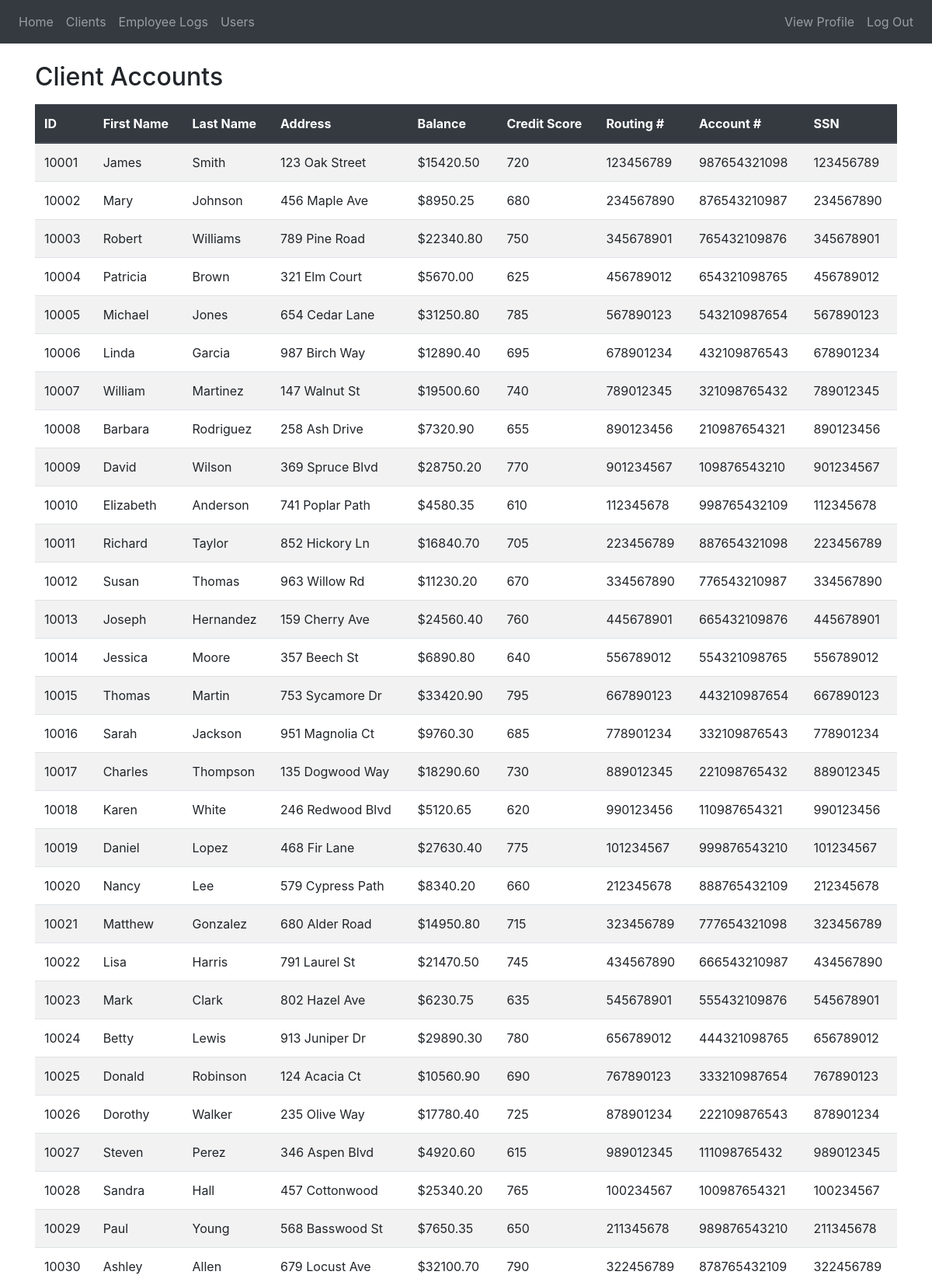
The page /clients (signed in, upper part) on the database its author committed.
### website/models.py (models this page shows)
class Customer(db.Model):
    customerNum = db.Column(db.Integer, primary_key=True, nullable=False)
    customerFirst = db.Column(db.String(150))
    customerLast = db.Column(db.String(150))
    address = db.Column(db.String(20))
    balance = db.Column(db.Float)
    creditScore = db.Column(db.Integer)
    bankNumR = db.Column(db.Integer)
    bankNumA = db.Column(db.String(12))
    SSN = db.Column(db.Integer)

### website/views.py (the view)
@views.route('/clients')
@login_required
def customers():
    all_customers = Customer.query.all()
    return render_template("clients.html", customers=all_customers, user=current_user)

### website/templates/clients.html
{% extends "base.html" %}{% block title %}View Clients{% endblock %}
{% block content %}
<h2 class="mt-4">Client Accounts</h2>
<table class="table table-striped table-hover mt-3">
  <thead class="thead-dark">
    <tr>
      <th>ID</th>
      <th>First Name</th>
      <th>Last Name</th>
      <th>Address</th>
      <th>Balance</th>
      <th>Credit Score</th>
      <th>Routing #</th>
      <th>Account #</th>
      <th>SSN</th>
    </tr>
  </thead>
  <tbody>
    {% for c in customers %}
    <tr>
      <td>{{ c.customerNum }}</td>
      <td>{{ c.customerFirst }}</td>
      <td>{{ c.customerLast }}</td>
      <td>{{ c.address }}</td>
      <td>${{ "%.2f"|format(c.balance) }}</td>
      <td>{{ c.creditScore }}</td>
      {% if user.role in ['admin', 'owner'] %}
        <td>{{ c.bankNumR }}</td>
      {% else %}
        <td>*****{{ (c.bankNumR|string)[-4:] }}</td>
      {% endif %}
      {% if current_user.role in ['admin','owner'] %}
        <td>{{ c.bankNumA }}</td>
        <td>{{ c.SSN }}</td>
      {% else %}
        <td>****{{ c.bankNumA[-4:] }}</td>
        <td>***-**-{{ ("%09d"|format(c.SSN))[-4:] }}</td>
      {% endif %}
    </tr>
    {% endfor %}
  </tbody>
</table>
{% endblock %}

### rows shown on the page
Customer: customerNum "10001", customerFirst "James", customerLast "Smith", address "123 Oak Street", balance "15420.50", creditScore "720", bankNumR "123456789", bankNumA "987654321098", SSN "123456789"
Customer: customerNum "10002", customerFirst "Mary", customerLast "Johnson", address "456 Maple Ave", balance "8950.25", creditScore "680", bankNumR "234567890", bankNumA "876543210987", SSN "234567890"
Customer: customerNum "10003", customerFirst "Robert", customerLast "Williams", address "789 Pine Road", balance "22340.80", creditScore "750", bankNumR "345678901", bankNumA "765432109876", SSN "345678901"
Customer: customerNum "10004", customerFirst "Patricia", customerLast "Brown", address "321 Elm Court", balance "5670.00", creditScore "625", bankNumR "456789012", bankNumA "654321098765", SSN "456789012"
Customer: customerNum "10005", customerFirst "Michael", customerLast "Jones", address "654 Cedar Lane", balance "31250.80", creditScore "785", bankNumR "567890123", bankNumA "543210987654", SSN "567890123"
Customer: customerNum "10006", customerFirst "Linda", customerLast "Garcia", address "987 Birch Way", balance "12890.40", creditScore "695", bankNumR "678901234", bankNumA "432109876543", SSN "678901234"
Customer: customerNum "10007", customerFirst "William", customerLast "Martinez", address "147 Walnut St", balance "19500.60", creditScore "740", bankNumR "789012345", bankNumA "321098765432", SSN "789012345"
Customer: customerNum "10008", customerFirst "Barbara", customerLast "Rodriguez", address "258 Ash Drive", balance "7320.90", creditScore "655", bankNumR "890123456", bankNumA "210987654321", SSN "890123456"
Customer: customerNum "10009", customerFirst "David", customerLast "Wilson", address "369 Spruce Blvd", balance "28750.20", creditScore "770", bankNumR "901234567", bankNumA "109876543210", SSN "901234567"
Customer: customerNum "10010", customerFirst "Elizabeth", customerLast "Anderson", address "741 Poplar Path", balance "4580.35", creditScore "610", bankNumR "112345678", bankNumA "998765432109", SSN "112345678"
Customer: customerNum "10011", customerFirst "Richard", customerLast "Taylor", address "852 Hickory Ln", balance "16840.70", creditScore "705", bankNumR "223456789", bankNumA "887654321098", SSN "223456789"
Customer: customerNum "10012", customerFirst "Susan", customerLast "Thomas", address "963 Willow Rd", balance "11230.20", creditScore "670", bankNumR "334567890", bankNumA "776543210987", SSN "334567890"
Customer: customerNum "10013", customerFirst "Joseph", customerLast "Hernandez", address "159 Cherry Ave", balance "24560.40", creditScore "760", bankNumR "445678901", bankNumA "665432109876", SSN "445678901"
Customer: customerNum "10014", customerFirst "Jessica", customerLast "Moore", address "357 Beech St", balance "6890.80", creditScore "640", bankNumR "556789012", bankNumA "554321098765", SSN "556789012"
Customer: customerNum "10015", customerFirst "Thomas", customerLast "Martin", address "753 Sycamore Dr", balance "33420.90", creditScore "795", bankNumR "667890123", bankNumA "443210987654", SSN "667890123"
Customer: customerNum "10016", customerFirst "Sarah", customerLast "Jackson", address "951 Magnolia Ct", balance "9760.30", creditScore "685", bankNumR "778901234", bankNumA "332109876543", SSN "778901234"
Customer: customerNum "10017", customerFirst "Charles", customerLast "Thompson", address "135 Dogwood Way", balance "18290.60", creditScore "730", bankNumR "889012345", bankNumA "221098765432", SSN "889012345"
Customer: customerNum "10018", customerFirst "Karen", customerLast "White", address "246 Redwood Blvd", balance "5120.65", creditScore "620", bankNumR "990123456", bankNumA "110987654321", SSN "990123456"
Customer: customerNum "10019", customerFirst "Daniel", customerLast "Lopez", address "468 Fir Lane", balance "27630.40", creditScore "775", bankNumR "101234567", bankNumA "999876543210", SSN "101234567"
Customer: customerNum "10020", customerFirst "Nancy", customerLast "Lee", address "579 Cypress Path", balance "8340.20", creditScore "660", bankNumR "212345678", bankNumA "888765432109", SSN "212345678"
Customer: customerNum "10021", customerFirst "Matthew", customerLast "Gonzalez", address "680 Alder Road", balance "14950.80", creditScore "715", bankNumR "323456789", bankNumA "777654321098", SSN "323456789"
Customer: customerNum "10022", customerFirst "Lisa", customerLast "Harris", address "791 Laurel St", balance "21470.50", creditScore "745", bankNumR "434567890", bankNumA "666543210987", SSN "434567890"
Customer: customerNum "10023", customerFirst "Mark", customerLast "Clark", address "802 Hazel Ave", balance "6230.75", creditScore "635", bankNumR "545678901", bankNumA "555432109876", SSN "545678901"
Customer: customerNum "10024", customerFirst "Betty", customerLast "Lewis", address "913 Juniper Dr", balance "29890.30", creditScore "780", bankNumR "656789012", bankNumA "444321098765", SSN "656789012"
Customer: customerNum "10025", customerFirst "Donald", customerLast "Robinson", address "124 Acacia Ct", balance "10560.90", creditScore "690", bankNumR "767890123", bankNumA "333210987654", SSN "767890123"
Customer: customerNum "10026", customerFirst "Dorothy", customerLast "Walker", address "235 Olive Way", balance "17780.40", creditScore "725", bankNumR "878901234", bankNumA "222109876543", SSN "878901234"
Customer: customerNum "10027", customerFirst "Steven", customerLast "Perez", address "346 Aspen Blvd", balance "4920.60", creditScore "615", bankNumR "989012345", bankNumA "111098765432", SSN "989012345"
Customer: customerNum "10028", customerFirst "Sandra", customerLast "Hall", address "457 Cottonwood", balance "25340.20", creditScore "765", bankNumR "100234567", bankNumA "100987654321", SSN "100234567"
Customer: customerNum "10029", customerFirst "Paul", customerLast "Young", address "568 Basswood St", balance "7650.35", creditScore "650", bankNumR "211345678", bankNumA "989876543210", SSN "211345678"
Customer: customerNum "10030", customerFirst "Ashley", customerLast "Allen", address "679 Locust Ave", balance "32100.70", creditScore "790", bankNumR "322456789", bankNumA "878765432109", SSN "322456789"
